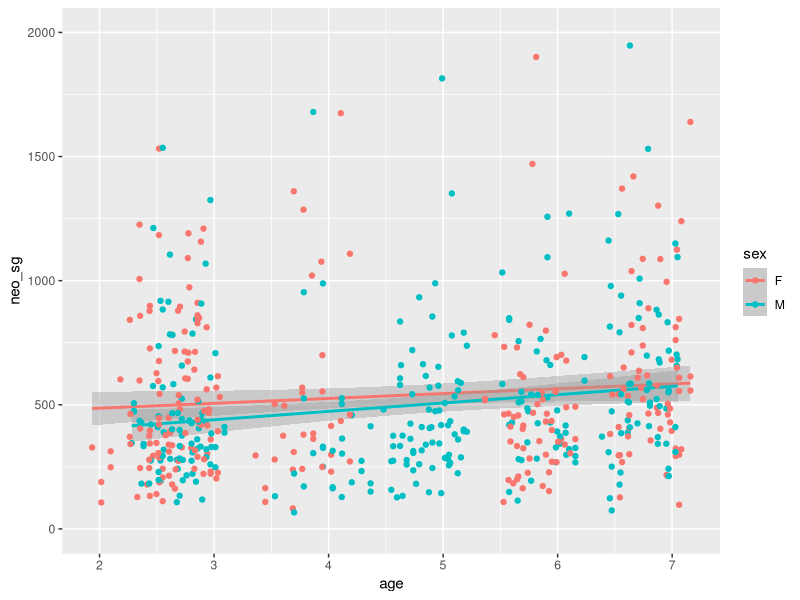
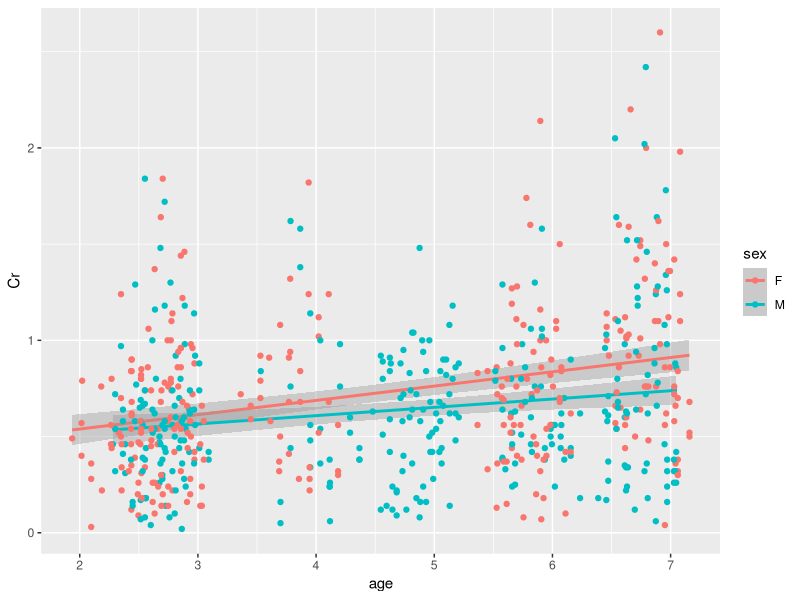
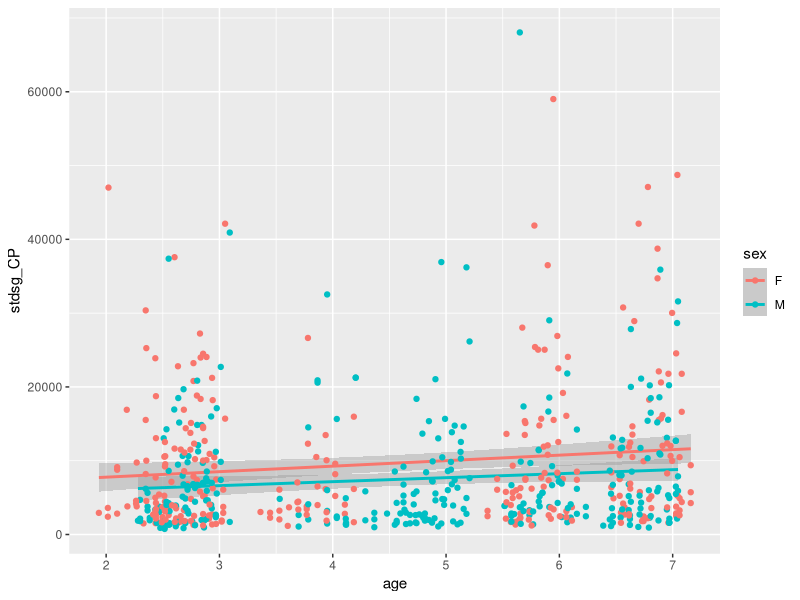

The R script that drew these images, in order: (Note: this script raises an error after producing the figures.)
install.packages("tidyverse")
library(tidyverse)
install.packages("mgcv")
library(mgcv)

full_data <- read.csv("data/full_dataset_juv_immune_energetics.csv", header = T)

#neo and age
full_data %>% ggplot(aes(x = age, y = neo_sg, color = sex)) + geom_smooth(method = lm) + geom_point() + ylim(0,2000)

neo_age_cor <- cor.test(formula = ~ neo_sg + age,
                        data = full_data)
view(neo_age_cor)

# positively correlated, makes sense given positive relationship btw cr and neo

#age and cr
full_data %>% ggplot(aes(x = age, y = Cr, color = sex)) + geom_smooth(method = lm) + geom_point()
#not the relationship i would expect, if using cr and as proxy for weight/body size,
#would anticipate faster growth rate for males 

#age and Cr
full_data %>% 
  ggplot(aes(x = age, y =  stdsg_CP, color = sex)) + geom_smooth(method = lm) + geom_point()


#ignore
full_data_no_hi_CP <- full_data %>% filter(stdsg_CP < 50000)

full_data_no_hi_CP_reorder <- factor(full_data$fai_cat, levels=c("low", "med", "hi")) 
view(full_data_no_hi_CP_reorder)

#boxplots for food availability and biomarkers
boxplot(stdsg_CP~fai_cat,
        data = full_data_no_hi_CP, 
        main="Fruit availability and Energy Balance",
        xlab="Fruit Availability",
        ylab="C-peptide",
        col="light green",
        border="dark green")

boxplot(neo_sg~fai_cat,
        data = full_data_no_hi_neo, 
        main="Fruit availability and Neopterin",
        xlab="Fruit Availability",
        ylab="Neopterin",
        col="light blue",
        border="dark blue")

boxplot(Cr~fai_cat,
        data = full_data,
        main="Fruit Availability and Lean Tissue",
        xlab="Fruit Availability",
        ylab="Creatinine",
        col="orange",
        border="black")

full_data %>% group_by(age) %>% 
  
full_data %>% ggplot(aes(x = fai_cat)) + geom_bar()

full_data %>% filter(fai_cat == "low")  #346
full_data %>% filter(fai_cat == "med") #117
full_data %>% filter(fai_cat == "hi") #167
#half are in low -- med and hi similar in size

neo_fai_cor <- cor.test(formula = ~ neo_sg + fai,
                       data = full_data)
view(neo_fai_cor)
#positive cor btw fruit availibity and neo

#half are in low -- med and hi similar in size

# w higher neo values taken out, have low cp
full_data %>%
  ggplot(aes(x = neo_sg, y = stdsg_CP, color = sex)) + geom_smooth() + geom_point() + xlim(0, 3000) + ylim(0, 50000) 

# w linear regression model 
full_data %>%
  ggplot(aes(x = neo_sg, y = stdsg_CP, color = sex)) + geom_smooth(method = lm) + geom_point() + xlim(0, 3000) + ylim(0, 50000) 
#just to get better sense of general pattern w bulk of data

# all values included w linear regression 
full_data %>% ggplot (aes(x = neo_sg, y = stdsg_CP, color = sex)) + geom_smooth(method = lm) + geom_point()

lm_cp_neo <- lm(stdsg_CP ~ neo_sg, data = full_data)

summary(lm_cp_neo)

full_data_no_hi_neo <- full_data %>% filter(neo_sg < 3000)
  
lm_cp_neo_no_hi_neo <- lm(stdsg_CP ~ neo_sg, data = full_data_no_high_neo)

summary(lm_cp_neo_no_hi_neo)

#significant positive correlation. higher energy balance, more energy able to allocate to immune function

neo_CP_cor <- cor.test(formula = ~ neo_sg + stdsg_CP,
                       data = full_data)
view(neo_CP_cor)
# statistic = 3.934012, p-value = 9.407339e-05, estimate = 0.1642774, 
# ci low = 0.08254503, ci hi = 0.24381473

# Cr and CP
full_data %>% 
  ggplot(aes(x = Cr, y = stdsg_CP, color = sex)) + geom_smooth(method = lm) + xlim(0, 2) + ylim(0,40000)
#higher energy balance positively correlated w amt of lean tissue

Cr_CP_cor <- cor.test(formula = ~ stdsg_CP + Cr,
                       data = full_data)
view(Cr_CP_cor)
#significant positive correlation


full_data %>% ggplot(aes(x = neo_sg, y = stdsg_CP, color = fai_cat)) + geom_smooth(method = lm) 

neo_Cr_cor <- cor.test(formula = ~ neo_sg + Cr,
                              data = full_data)
view(neo_Cr_cor)

boxplot(neo_sg~n_agg_r,
        data = full_data_no_hi_neo, 
        main="Neopterin and Aggression",
        ylab="Neopterin",
        xlab= "Aggression Received",
        col="light green",
        border="dark green")


boxplot(neo_sg~n_agg_g,
        data = full_data_no_hi_neo, 
        main="Neopterin and Aggression",
        ylab="Neopterin",
        xlab= "Aggression Given",
        col= "dark green",
        border="dark green")

boxplot(Cr~n_agg_g,
        data = full_data_no_hi_neo, 
        main="Neopterin and Aggression",
        ylab="Neopterin",
        xlab= "Aggression Received",
        col="light green",
        border="dark green")

full_data %>% ggplot(aes(x = n_agg_r)) + geom_histogram()
full_data %>% ggplot(aes(x = n_agg_g)) + geom_histogram()

d <- data.frame(group = as.factor(c(1,2,3,4,5,6,7,8)), x=c(1,2,3,4,5,6,7,8))

full_data %>% ggplot(aes(x = n_agg_r, y = neo_sg)) + geom_boxplot()

ggplot(full_data, aes(x = n_agg_r, y = neo_sg)) + geom_boxplot()

full_data %>% 
  ggplot(aes(x = n_agg_r)) + geom_bar()

                     